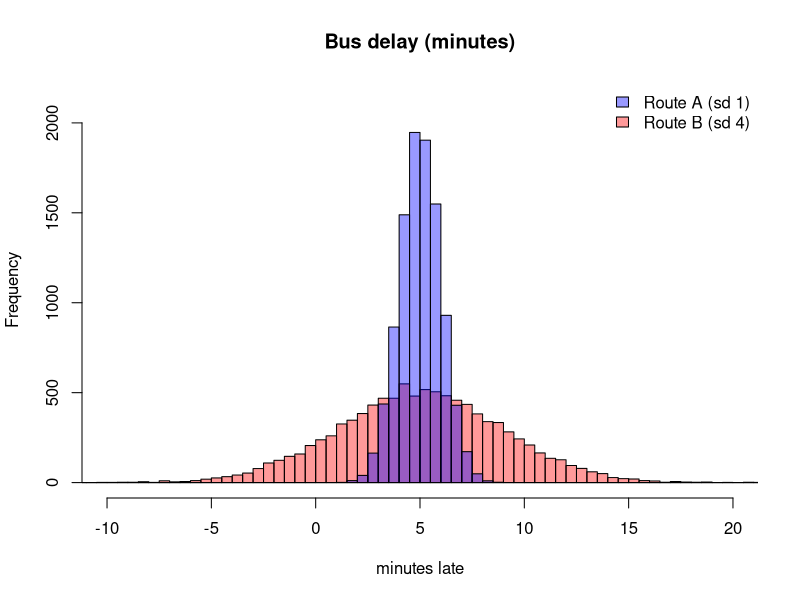
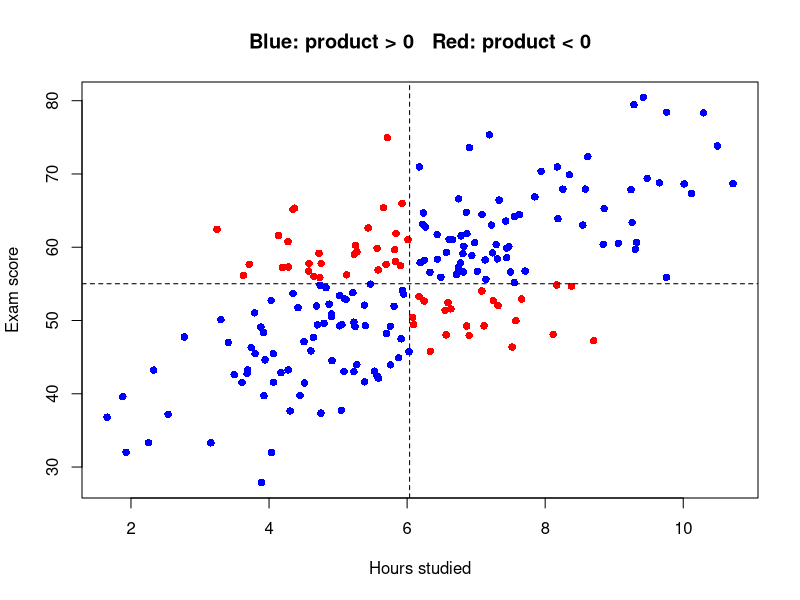
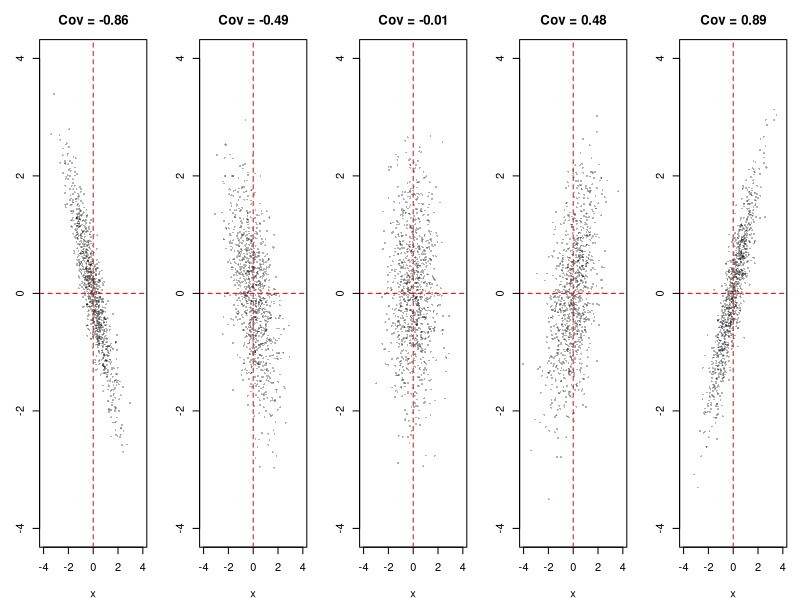
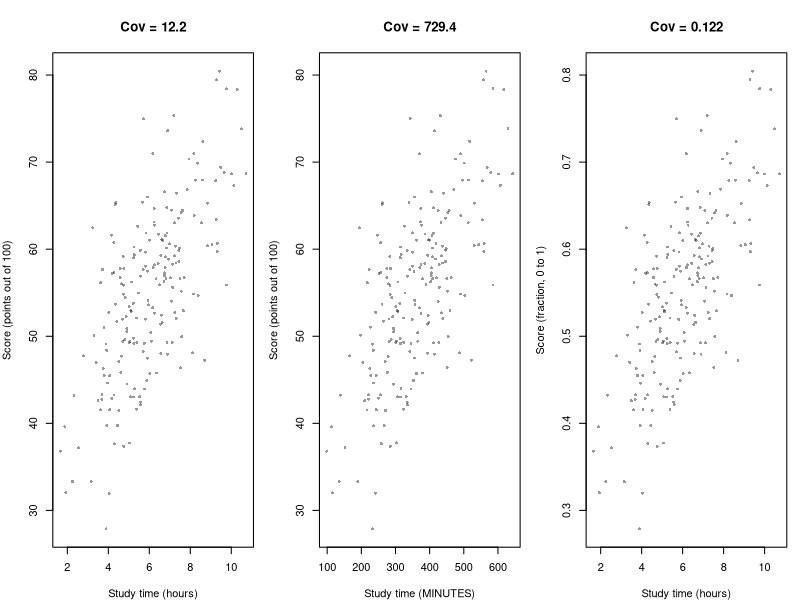
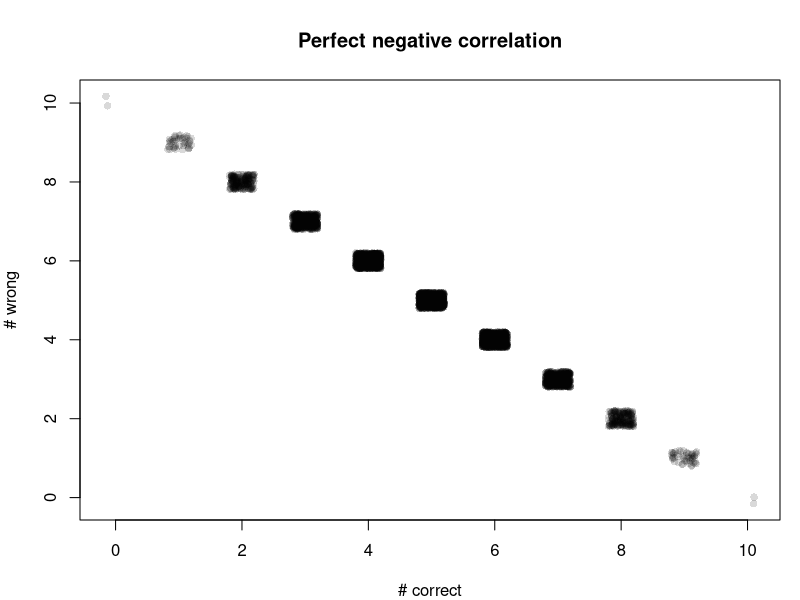
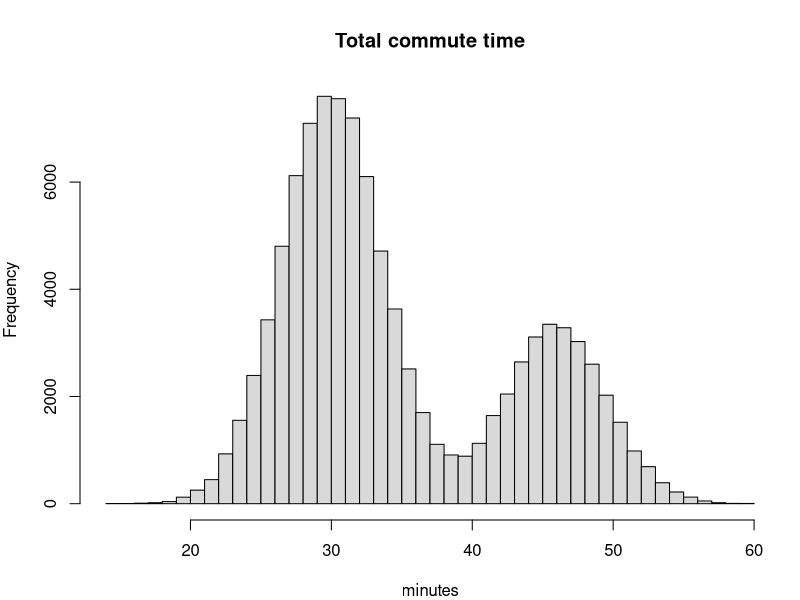
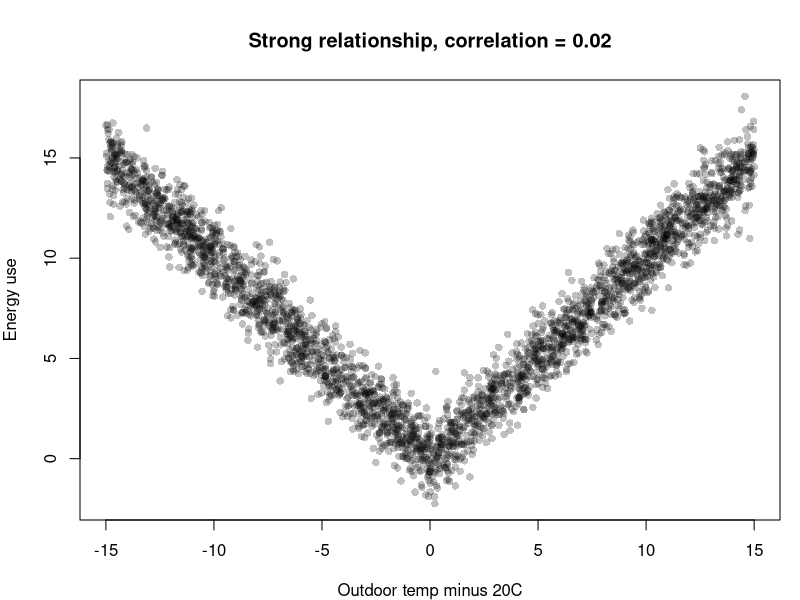
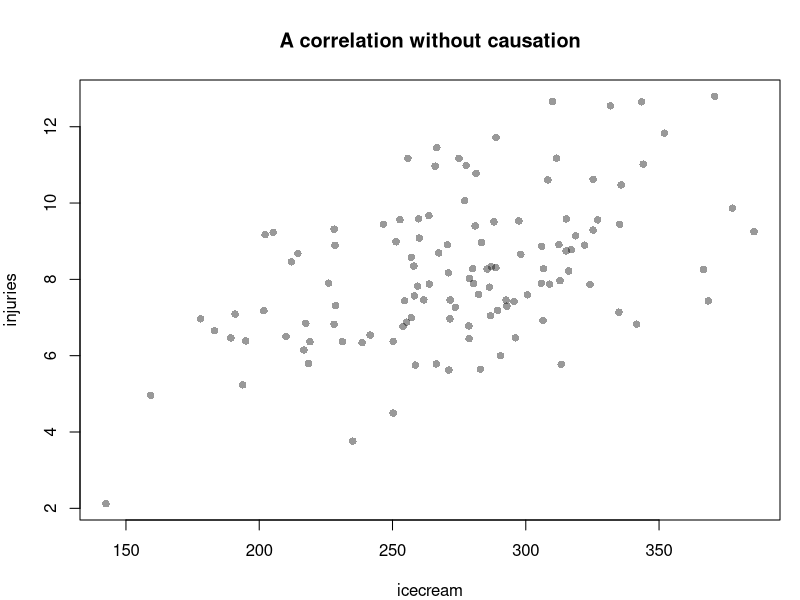

Recreate these plots in R, in order.
## ---- chunk 1
knitr::opts_chunk$set(echo = FALSE, fig.width = 6.5, fig.height = 4, fig.align = "center",
                      message = FALSE, warning = FALSE)
set.seed(400)
# helpers that treat a list of equally likely outcomes as the whole population
pop_cov <- function(a, b) mean(a * b) - mean(a) * mean(b)
fmt4 <- function(x) formatC(x, format = "f", digits = 4)   # probabilities: 4 decimal places
pop_cor <- function(a, b) pop_cov(a, b) / sqrt(pop_cov(a, a) * pop_cov(b, b))
## ---- chunk 2
route_A <- rnorm(10000, mean = 5, sd = 1)   # reliable
route_B <- rnorm(10000, mean = 5, sd = 4)   # unpredictable
data.frame(route = c("A", "B"),
           mean = c(mean(route_A), mean(route_B)),
           variance = c(var(route_A), var(route_B)),
           sd = c(sd(route_A), sd(route_B)))
## ---- chunk 3
brks <- seq(-12, 22, by = 0.5)                       # same bins for both routes
hA <- hist(route_A, breaks = brks, plot = FALSE)
hB <- hist(route_B, breaks = brks, plot = FALSE)
hist(route_B, breaks = brks, col = rgb(1, 0, 0, .4), xlim = c(-10, 20),
     ylim = c(0, max(hA$counts, hB$counts) * 1.1),     # leave room for the taller histogram
     main = "Bus delay (minutes)", xlab = "minutes late")
hist(route_A, breaks = brks, col = rgb(0, 0, 1, .4), add = TRUE)
legend("topright", c("Route A (sd 1)", "Route B (sd 4)"),
       fill = c(rgb(0, 0, 1, .4), rgb(1, 0, 0, .4)), bty = "n")
## ---- chunk 4
n <- 200
hours <- rnorm(n, mean = 6, sd = 2)
score <- 55 + 4 * (hours - 6) + rnorm(n, 0, 8)
head(data.frame(hours = round(hours, 1), score = round(score, 1)))
## ---- chunk 5
prod_dev <- (hours - mean(hours)) * (score - mean(score))
plot(hours, score, pch = 16, col = ifelse(prod_dev > 0, "blue", "red"),
     xlab = "Hours studied", ylab = "Exam score",
     main = "Blue: product > 0   Red: product < 0")
abline(v = mean(hours), h = mean(score), lty = 2)
## ---- chunk 6
c(by_hand = sum(prod_dev) / (n - 1),
  built_in = cov(hours, score))
## ---- chunk 7
sim_pair <- function(strength, n) {
  x <- rnorm(n); y <- strength * x + sqrt(1 - strength^2) * rnorm(n)
  cbind(x, y)
}
par(mfrow = c(1, 5), mar = c(4, 3, 3, 1))
for (s in c(-0.9, -0.5, 0, 0.5, 0.9)) {
  d <- sim_pair(s, 1000)
  plot(d, pch = 16, cex = .4, col = rgb(0, 0, 0, .3), xlim = c(-4, 4), ylim = c(-4, 4),
       main = sprintf("Cov = %.2f", cov(d[, 1], d[, 2])))
  abline(h = 0, v = 0, lty = 2, col = "red")
}
par(mfrow = c(1, 1))
## ---- chunk 8
par(mfrow = c(1, 3), mar = c(4, 4, 4, 1))
plot(hours, score, pch = 16, cex = .6, col = rgb(0, 0, 0, .4),
     xlab = "Study time (hours)", ylab = "Score (points out of 100)",
     main = sprintf("Cov = %.1f", cov(hours, score)))
plot(hours * 60, score, pch = 16, cex = .6, col = rgb(0, 0, 0, .4),
     xlab = "Study time (MINUTES)", ylab = "Score (points out of 100)",
     main = sprintf("Cov = %.1f", cov(hours * 60, score)))
plot(hours, score / 100, pch = 16, cex = .6, col = rgb(0, 0, 0, .4),
     xlab = "Study time (hours)", ylab = "Score (fraction, 0 to 1)",
     main = sprintf("Cov = %.3f", cov(hours, score / 100)))
par(mfrow = c(1, 1))
## ---- chunk 9
height_in <- rnorm(300, 68, 3)
weight_lb <- 150 + 4 * (height_in - 68) + rnorm(300, 0, 15)
data.frame(
  units = c("inches & pounds", "centimetres & kilograms"),
  covariance  = c(cov(height_in, weight_lb), cov(height_in * 2.54, weight_lb * 0.4536)),
  correlation = c(cor(height_in, weight_lb), cor(height_in * 2.54, weight_lb * 0.4536)))
## ---- chunk 10
o <- expand.grid(d1 = 1:6, d2 = 1:6)
o$s <- o$d1 + o$d2; o$gap <- abs(o$d1 - o$d2); o$mx <- pmax(o$d1, o$d2)
res <- rbind(
  "D1 and D2"   = c(pop_cov(o$d1, o$d2),  pop_cor(o$d1, o$d2)),
  "D1 and sum"  = c(pop_cov(o$d1, o$s),   pop_cor(o$d1, o$s)),
  "D1 and max"  = c(pop_cov(o$d1, o$mx),  pop_cor(o$d1, o$mx)),
  "sum and gap" = c(pop_cov(o$s, o$gap),  pop_cor(o$s, o$gap)))
colnames(res) <- c("Cov", "Corr"); round(res, 4)
## ---- chunk 11
print(c(P_joint = fmt4(mean(o$s == 2 & o$gap == 0)),
        P_product = fmt4(mean(o$s == 2) * mean(o$gap == 0))), quote = FALSE)
## ---- chunk 12
a <- sample(6, 10000, TRUE); b <- sample(6, 10000, TRUE)
c(cor_D1_D2 = cor(a, b), cor_D1_sum = cor(a, a + b))
## ---- chunk 13
correct <- rbinom(5000, 10, 0.5); wrong <- 10 - correct
print(c(cov = cov(correct, wrong), var_correct = var(correct), cor = cor(correct, wrong)))
plot(jitter(correct), jitter(wrong), pch = 16, col = rgb(0, 0, 0, .15),
     xlab = "# correct", ylab = "# wrong", main = "Perfect negative correlation")
print(c(cor_correct_vs_5pt_score = cor(correct, 5 * correct)))
## ---- chunk 14
n <- 1e5
rain  <- rbinom(n, 1, 0.3)
bus   <- 20 + 10 * rain + rnorm(n, 0, 3)
walk  <- 10 +  6 * rain + rnorm(n, 0, 2)
total <- bus + walk
c(var_bus = var(bus), var_walk = var(walk), cov = cov(bus, walk), cor = cor(bus, walk))
## ---- chunk 15
data.frame(
  method = c("Var(B)+Var(W)  (pretend independent)",
             "Var(B)+Var(W)+2Cov(B,W)",
             "Simulated Var(B+W)"),
  variance = c(var(bus) + var(walk),
               var(bus) + var(walk) + 2 * cov(bus, walk),
               var(total)))
## ---- chunk 16
print(c(true_95th_percentile  = unname(quantile(total, .95)),
        naive_independent_95th = mean(total) + qnorm(.95) * sqrt(var(bus) + var(walk))))
hist(total, breaks = 60, col = "grey85", main = "Total commute time", xlab = "minutes")
## ---- chunk 17
c(original = var(bus + walk), shuffled = var(bus + sample(walk)))
## ---- chunk 18
temp   <- runif(3000, -15, 15)
energy <- abs(temp) + rnorm(3000, 0, 1)
plot(temp, energy, pch = 16, col = rgb(0, 0, 0, .25),
     xlab = "Outdoor temp minus 20C", ylab = "Energy use",
     main = sprintf("Strong relationship, correlation = %.2f", cor(temp, energy)))
c(cov = cov(temp, energy), cor = cor(temp, energy))
## ---- chunk 19
p <- matrix(c(.2, .1, 0,
              .1, .3, .1,
              0,  .1, .1), nrow = 3, byrow = TRUE,
            dimnames = list(X = 0:2, Y = 0:2))
vals <- 0:2
pt <- cbind(p, "p_X(x)" = rowSums(p))
pt <- rbind(pt, "p_Y(y)" = c(colSums(p), sum(p)))
noquote(matrix(fmt4(pt), nrow = 4, dimnames = dimnames(pt)))
## ---- chunk 20
EX  <- sum(vals * rowSums(p));  EY  <- sum(vals * colSums(p))
EXY <- sum(outer(vals, vals) * p)
covXY <- EXY - EX * EY
varX  <- sum(vals^2 * rowSums(p)) - EX^2
varY  <- sum(vals^2 * colSums(p)) - EY^2
c(EX = EX, EY = EY, EXY = EXY, Cov = covXY, VarX = varX, VarY = varY,
  Corr = covXY / sqrt(varX * varY))
## ---- chunk 21
cells <- expand.grid(Y = vals, X = vals)[, c("X", "Y")]       # X slowest, matches t(p)
idx <- sample(nrow(cells), 1e5, replace = TRUE, prob = as.vector(t(p)))
s <- cells[idx, ]
c(cov = cov(s$X, s$Y), cor = cor(s$X, s$Y))
## ---- chunk 22
days  <- 120
temp  <- rnorm(days, 28, 5)
icecream <- 50 + 8 * temp + rnorm(days, 0, 25)
injuries <- 1 + 0.25 * temp + rnorm(days, 0, 1.5)
print(c(raw_correlation = cor(icecream, injuries),
        after_removing_temperature = cor(resid(lm(icecream ~ temp)), resid(lm(injuries ~ temp)))))
plot(icecream, injuries, pch = 16, col = rgb(0, 0, 0, .4),
     main = "A correlation without causation")
## ---- chunk 23
knitr::kable(data.frame(
  Experiment = c("Study hours / score", "Dice: D1 and sum", "Dice: sum and gap", "True/false quiz",
                 "Rain commute", "Temperature / energy"),
  Cov_sign = c("+", "+", "0", "-", "+", "0"),
  Lesson = c("Quadrants: average product of deviations",
             "Part of a variable is shared with the sum",
             "Uncorrelated but dependent",
             "Perfect linear relation: rho = -1; scale-free",
             "Var(X+Y) = Var X + Var Y + 2 Cov; risk and buffers",
             "Correlation only sees *linear* association")))
